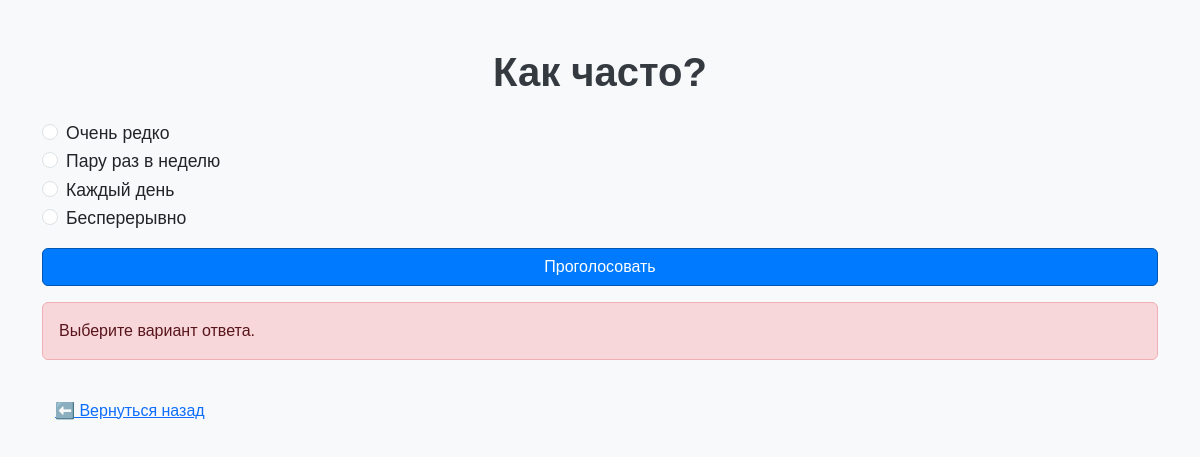
The page /2/vote/ on the database its author committed.
### survey/models.py (models this page shows, shortened)
class Question(models.Model):
    text = models.CharField(max_length=200)

class Choice(models.Model):
    question = models.ForeignKey(Question, on_delete=models.CASCADE, related_name='choices')
    text = models.CharField(max_length=200)
    votes = models.IntegerField(default=0)

### survey/views.py (the view)
# urls.py: path('<int:question_id>/vote/', views.vote, name='vote'),
def vote(request, question_id):
    question = get_object_or_404(Question, pk=question_id)
    try:
        selected_choice = question.choices.get(pk=request.POST['choice'])
    except (KeyError, Choice.DoesNotExist):
        return render(request, 'survey/detail.html', {
            'question': question,
            'error_message': "Выберите вариант ответа.",
        })
    else:
        selected_choice.votes += 1
        selected_choice.save()
        return redirect('index')

### survey/templates/survey/detail.html (shortened to what this page needs)
{% extends 'survey/base.html' %}
{% block content %}
<h1 class="text-center mb-4">{{ question.text }}</h1>
<form action="{% url 'vote' question.id %}" method="post">
    <div class="mb-3">
        {% for choice in question.choices.all %}
            <div class="form-check">
                <input class="form-check-input" type="radio" name="choice" value="{{ choice.id }}" id="choice{{ choice.id }}">
                <label class="form-check-label" for="choice{{ choice.id }}">
                    {{ choice.text }}
                </label>
            </div>
        {% endfor %}
    </div>
    <button type="submit" class="btn btn-primary w-100">Проголосовать</button>
</form>
{% if error_message %}
    <div class="alert alert-danger mt-3">{{ error_message }}</div>
{% endif %}
<a href="/" class="btn btn-link mt-3">⬅️ Вернуться назад</a>
{% endblock %}

### survey/templates/survey/css/style.css (style rules this page uses)
body { background-color: #f8f9fa; font-family: 'Arial', sans-serif; }
h1 { color: #343a40; font-weight: bold; }
.form-check-label { font-size: 1.1rem; }
.btn-primary { background-color: #007bff; border-color: #0056b3; }
.alert { font-size: 1rem; }

### rows shown on the page
Question: text "Как часто?"
Choice: text "Очень редко"
Choice: text "Пару раз в неделю"
Choice: text "Каждый день"
Choice: text "Бесперерывно"

### other values the page prints
{{ error_message }} "Выберите вариант ответа."
